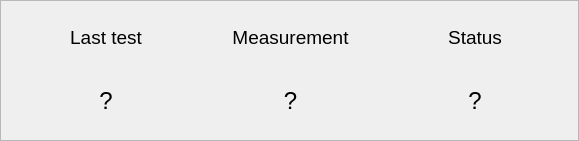
   <widget class="QFrame" name="fSlot_2">
    <property name="geometry">
     <rect>
      <x>24</x>
      <y>438</y>
      <width>579</width>
      <height>141</height>
     </rect>
    </property>
    <property name="autoFillBackground">
     <bool>false</bool>
    </property>
    <property name="styleSheet">
     <string notr="true"/>
    </property>
    <property name="frameShape">
     <enum>QFrame::StyledPanel</enum>
    </property>
    <property name="frameShadow">
     <enum>QFrame::Raised</enum>
    </property>
    <widget class="QWidget" name="gridLayoutWidget_3">
     <property name="geometry">
      <rect>
       <x>14</x>
       <y>6</y>
       <width>553</width>
       <height>126</height>
      </rect>
     </property>
     <property name="font">
      <font>
       <pointsize>14</pointsize>
      </font>
     </property>
     <layout class="QGridLayout" name="table_PN_test_2">
      <property name="sizeConstraint">
       <enum>QLayout::SetDefaultConstraint</enum>
      </property>
      <property name="spacing">
       <number>1</number>
      </property>
      <item row="1" column="2">
       <widget class="QLabel" name="lbl_ResultTest_2">
        <property name="font">
         <font>
          <pointsize>18</pointsize>
         </font>
        </property>
        <property name="text">
         <string>?</string>
        </property>
        <property name="alignment">
         <set>Qt::AlignCenter</set>
        </property>
       </widget>
      </item>
      <item row="0" column="0">
       <widget class="QLabel" name="lbl_lbl_test_no_2">
        <property name="font">
         <font>
          <pointsize>14</pointsize>
         </font>
        </property>
        <property name="text">
         <string>Last test</string>
        </property>
        <property name="alignment">
         <set>Qt::AlignCenter</set>
        </property>
       </widget>
      </item>
      <item row="1" column="0">
       <widget class="QLabel" name="lbl_test_no_2">
        <property name="font">
         <font>
          <pointsize>18</pointsize>
         </font>
        </property>
        <property name="text">
         <string>?</string>
        </property>
        <property name="alignment">
         <set>Qt::AlignCenter</set>
        </property>
       </widget>
      </item>
      <item row="0" column="2">
       <widget class="QLabel" name="lbl_lbl_ResultTest_2">
        <property name="font">
         <font>
          <pointsize>14</pointsize>
         </font>
        </property>
        <property name="text">
         <string>Status</string>
        </property>
        <property name="alignment">
         <set>Qt::AlignCenter</set>
        </property>
       </widget>
      </item>
      <item row="0" column="1">
       <widget class="QLabel" name="lbl_lbl_measurement_2">
        <property name="font">
         <font>
          <pointsize>14</pointsize>
         </font>
        </property>
        <property name="text">
         <string>Measurement</string>
        </property>
        <property name="alignment">
         <set>Qt::AlignCenter</set>
        </property>
       </widget>
      </item>
      <item row="1" column="1">
       <widget class="QLabel" name="lbl_measurement_2">
        <property name="font">
         <font>
          <pointsize>18</pointsize>
         </font>
        </property>
        <property name="text">
         <string>?</string>
        </property>
        <property name="alignment">
         <set>Qt::AlignCenter</set>
        </property>
       </widget>
      </item>
     </layout>
    </widget>
   </widget>
